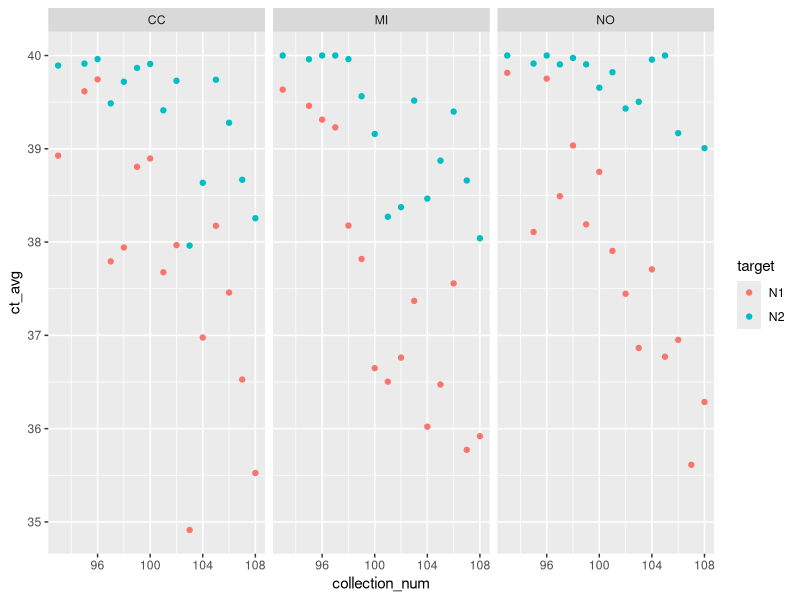
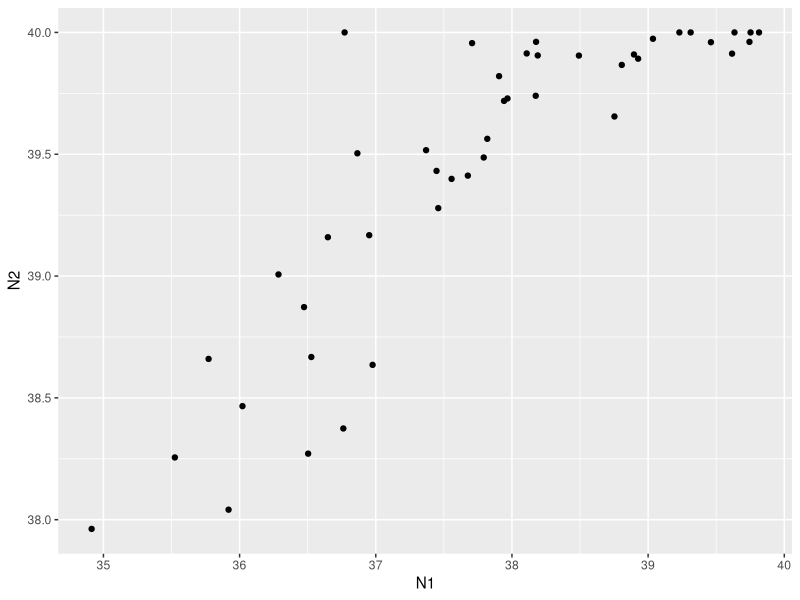
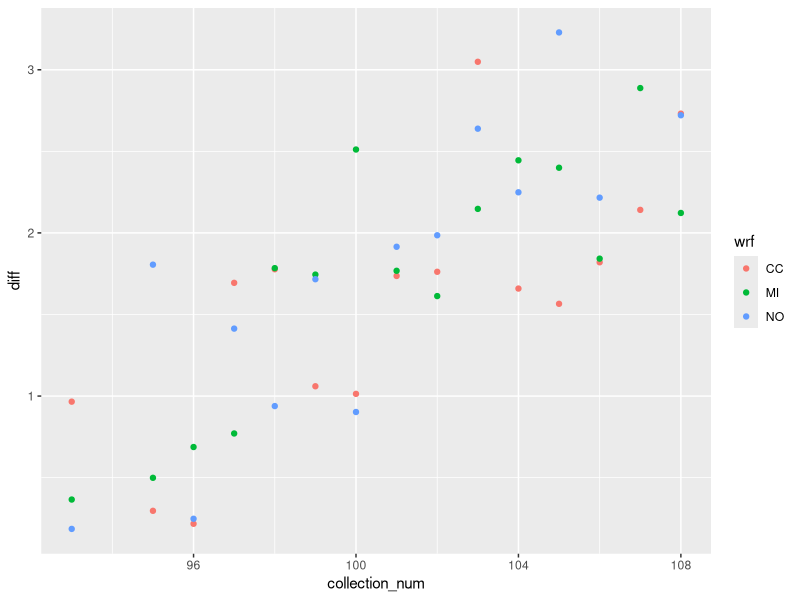
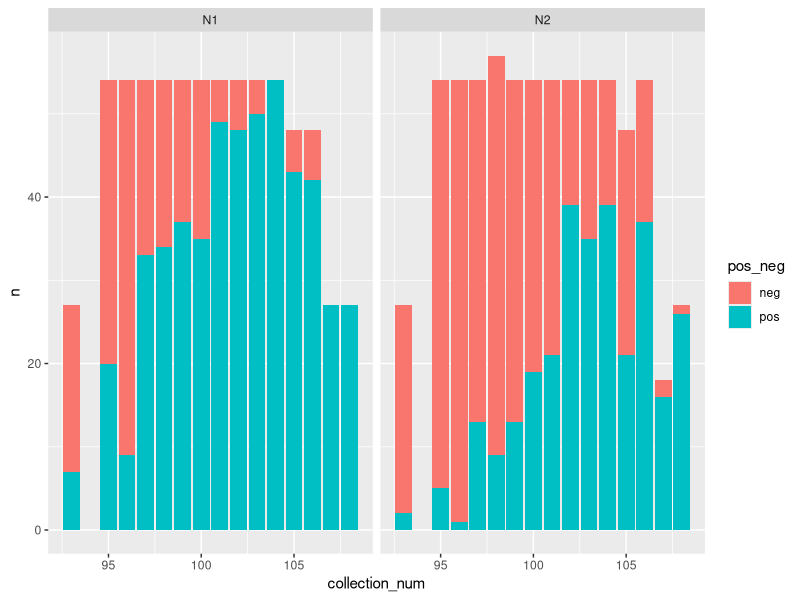

Write the R code that produced these figures, in order. (Note: this script raises an error after producing the figures.)
#Load Libraries
library(tidyverse)
library(plyr)
library(dplyr)


cfx_qc = read.csv("./data/raw_data/cfx_qc.csv")

#How do the Average Ct Values compare?
#Now, take the average of the replicates 
cfx_ct_ave = plyr::ddply(cfx_qc,.(sample_id, target),plyr::summarize, ct_avg = mean(ct), ct_sd = sd(ct)) 
cfx_ct_ave = cfx_ct_ave %>% separate(col = sample_id, into = c("wrf","collection_num", "rep_id"), sep = "_")
cfx_ct_ave$collection_num = as.numeric(cfx_ct_ave$collection_num)

cfx_ct_ave = plyr::ddply(cfx_ct_ave,.(wrf, collection_num, target),plyr::summarize, ct_avg = mean(ct_avg)) 

#Ct value comparison by date
cfx_ct_ave %>% ggplot(aes(x = collection_num, y = ct_avg, color = target)) + geom_point() + facet_wrap(~wrf)

cfx_ct_ave = cfx_ct_ave %>% spread(target, ct_avg)
cfx_ct_ave = cfx_ct_ave %>% mutate(diff = N2 - N1)

cfx_ct_ave %>% ggplot(aes(x = N1, y = N2)) + geom_point()

cfx_ct_ave %>% ggplot(aes(x = collection_num, y = diff, color = wrf)) + geom_point()

###Comparison by POS/NEG###

count_table = cfx_qc %>% group_by(collection_num, target, pos_neg) %>% tally()

count_table %>% ggplot(aes(x = collection_num, y = n, fill = pos_neg)) + geom_col() + facet_wrap(~target)

count_table = count_table %>% spread(pos_neg, n)

###Comparison by Copy Number###

cfx_copies = plyr::ddply(cfx_cq,.(sample_id, target),plyr::summarize, copies_avg = mean(copy_num_uL_rxn)) 

